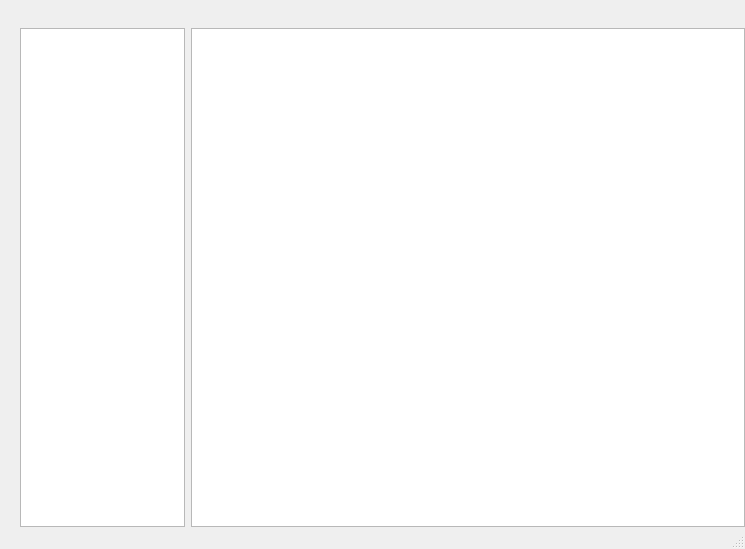
<?xml version="1.0" encoding="UTF-8"?>
<ui version="4.0">
 <class>MainWindow</class>
 <widget class="QMainWindow" name="MainWindow">
  <property name="geometry">
   <rect>
    <x>0</x>
    <y>0</y>
    <width>745</width>
    <height>549</height>
   </rect>
  </property>
  <property name="windowTitle">
   <string>MainWindow</string>
  </property>
  <property name="styleSheet">
   <string notr="true"/>
  </property>
  <property name="unifiedTitleAndToolBarOnMac">
   <bool>false</bool>
  </property>
  <widget class="QWidget" name="centralwidget">
   <property name="sizePolicy">
    <sizepolicy hsizetype="Expanding" vsizetype="Expanding">
     <horstretch>0</horstretch>
     <verstretch>0</verstretch>
    </sizepolicy>
   </property>
   <layout class="QGridLayout" name="gridLayout" rowstretch="1,20" columnstretch="1,3">
    <property name="leftMargin">
     <number>0</number>
    </property>
    <property name="topMargin">
     <number>0</number>
    </property>
    <property name="rightMargin">
     <number>0</number>
    </property>
    <property name="bottomMargin">
     <number>0</number>
    </property>
    <item row="1" column="0">
     <widget class="ExpandingSplitter" name="splitter">
      <property name="lineWidth">
       <number>0</number>
      </property>
      <property name="orientation">
       <enum>Qt::Horizontal</enum>
      </property>
      <property name="handleWidth">
       <number>0</number>
      </property>
      <widget class="QWidget" name="sidebar" native="true">
       <property name="sizePolicy">
        <sizepolicy hsizetype="MinimumExpanding" vsizetype="MinimumExpanding">
         <horstretch>0</horstretch>
         <verstretch>0</verstretch>
        </sizepolicy>
       </property>
       <layout class="QVBoxLayout" name="verticalLayout" stretch="6">
        <item>
         <spacer name="verticalSpacer">
          <property name="orientation">
           <enum>Qt::Vertical</enum>
          </property>
          <property name="sizeType">
           <enum>QSizePolicy::Expanding</enum>
          </property>
          <property name="sizeHint" stdset="0">
           <size>
            <width>20</width>
            <height>40</height>
           </size>
          </property>
         </spacer>
        </item>
       </layout>
      </widget>
      <widget class="HidingListView" name="listView">
       <property name="sizePolicy">
        <sizepolicy hsizetype="Preferred" vsizetype="MinimumExpanding">
         <horstretch>0</horstretch>
         <verstretch>0</verstretch>
        </sizepolicy>
       </property>
       <property name="minimumSize">
        <size>
         <width>0</width>
         <height>0</height>
        </size>
       </property>
       <property name="maximumSize">
        <size>
         <width>16777215</width>
         <height>16777215</height>
        </size>
       </property>
      </widget>
     </widget>
    </item>
    <item row="1" column="1">
     <widget class="QGraphicsView" name="graphicsView">
      <property name="sizePolicy">
       <sizepolicy hsizetype="Preferred" vsizetype="Preferred">
        <horstretch>0</horstretch>
        <verstretch>0</verstretch>
       </sizepolicy>
      </property>
     </widget>
    </item>
    <item row="0" column="0" colspan="2">
     <layout class="QHBoxLayout" name="titleBar">
      <property name="spacing">
       <number>0</number>
      </property>
      <item>
       <spacer name="horizontalSpacer">
        <property name="orientation">
         <enum>Qt::Horizontal</enum>
        </property>
        <property name="sizeHint" stdset="0">
         <size>
          <width>40</width>
          <height>20</height>
         </size>
        </property>
       </spacer>
      </item>
      <item>
       <widget class="QPushButton" name="minimizePushButton">
        <property name="text">
         <string/>
        </property>
        <property name="icon">
         <iconset resource="../resources/icons.qrc">
          <normaloff>:/icons/minimize.png</normaloff>:/icons/minimize.png</iconset>
        </property>
        <property name="iconSize">
         <size>
          <width>16</width>
          <height>16</height>
         </size>
        </property>
        <property name="flat">
         <bool>true</bool>
        </property>
       </widget>
      </item>
      <item>
       <widget class="QPushButton" name="maximizePushButton">
        <property name="text">
         <string/>
        </property>
        <property name="icon">
         <iconset resource="../resources/icons.qrc">
          <normaloff>:/icons/maximize.png</normaloff>:/icons/maximize.png</iconset>
        </property>
        <property name="iconSize">
         <size>
          <width>16</width>
          <height>16</height>
         </size>
        </property>
        <property name="flat">
         <bool>true</bool>
        </property>
       </widget>
      </item>
      <item>
       <widget class="QPushButton" name="closePushButton">
        <property name="text">
         <string/>
        </property>
        <property name="icon">
         <iconset resource="../resources/icons.qrc">
          <normaloff>:/icons/close.png</normaloff>:/icons/close.png</iconset>
        </property>
        <property name="iconSize">
         <size>
          <width>16</width>
          <height>16</height>
         </size>
        </property>
        <property name="flat">
         <bool>true</bool>
        </property>
       </widget>
      </item>
     </layout>
    </item>
   </layout>
  </widget>
  <widget class="QStatusBar" name="statusbar"/>
 </widget>
 <customwidgets>
  <customwidget>
   <class>ExpandingSplitter</class>
   <extends>QSplitter</extends>
   <header>gui.expanding_splitter</header>
   <container>1</container>
  </customwidget>
  <customwidget>
   <class>HidingListView</class>
   <extends>QListView</extends>
   <header>gui.hiding_listview</header>
  </customwidget>
 </customwidgets>
 <resources>
  <include location="../resources/icons.qrc"/>
 </resources>
 <connections/>
</ui>
